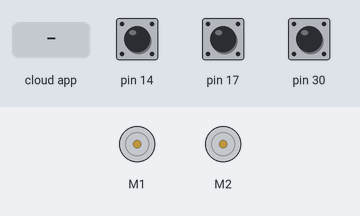
A sketch run on a simulated Arduino Leonardo, built with avr-gcc and run on an emulated ATmega32U4. Parts: 2 × DC motor (green arrow = forward, orange = backward, longer = faster). The test bench sets the inputs (shaded band); at power-on: pin 17 HIGH, pin 14 HIGH, pin 30 HIGH. The ROS host is connected and sends only what is stated.

Above: at 1.2 s.
1.3 s: pin 17 pulled LOW for 0.15 s
4.3 s: the phone or cloud app sets linear.x to -100
At 4.8 s:
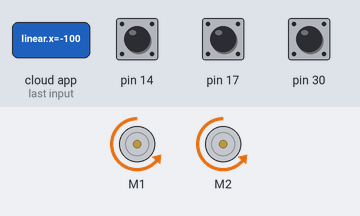
5.8 s: pin 14 pulled LOW for 0.15 s
At 6.02 s:
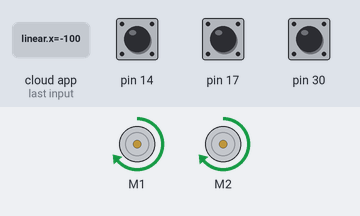
8.8 s: pin 30 pulled LOW for 0.15 s
11.8 s: pin 14 pulled LOW for 1 s
14.8 s: pin 17 pulled LOW for 0.15 s
Timing chart, 0 to 18.8 s (numbered marks = the images above; inputs shaded):
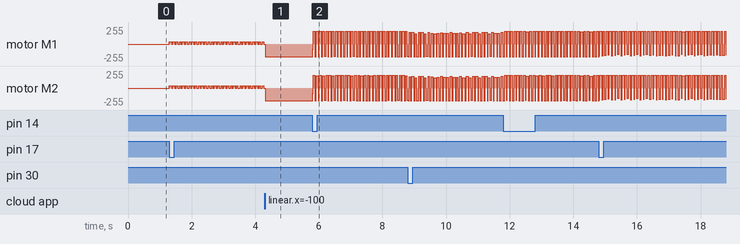

The sketch:

romi32u4_ros.ino
```cpp
#define USE_USBCON

#include <PID_v1.h>
#include <Romi32U4.h>
#include <ros.h>
#include <geometry_msgs/Twist.h>

#define ENC_COUNTS_PER_REV 1437.09
#define WHEEL_DIAMETER_M 0.07
#define WHEEL_CIRCUMFERENCE_M WHEEL_DIAMETER_M * PI
#define WHEEL_TO_WHEEL_DISTANCE_M 0.149

#define MAX_WHEEL_VELOCITY 0.75
#define MAX_ANGULAR_VELOCITY 10.0

// PID Constants
const double kP = 1.5;
const double kI = 0.0;
const double kD = 0.0;

Romi32U4Motors motors;
Romi32U4Encoders encoders;
Romi32U4ButtonA buttonA;
Romi32U4ButtonB buttonB;
Romi32U4ButtonC buttonC;

ros::NodeHandle nh;

long lastReadingTime;

double targetVelocity = 0.0;

// PID
double leftSetpoint = 0.0;
double rightSetpoint = 0.0;
double leftInput = 0.0;
double rightInput = 0.0;
double leftOutput = 0.0;
double rightOutput = 0.0;

PID leftPid(&leftInput, &leftOutput, &leftSetpoint, kP, kI, kD, DIRECT);
PID rightPid(&rightInput, &rightOutput, &rightSetpoint, kP, kI, kD, DIRECT);

bool scaleOutput = false;

void cmdvelCb(const geometry_msgs::Twist& cmdvelMsg) {
    double linear = cmdvelMsg.linear.x;
    double angular = cmdvelMsg.angular.z;

    linear = constrain(linear, -MAX_WHEEL_VELOCITY, MAX_WHEEL_VELOCITY);
    angular = constrain(angular, -MAX_ANGULAR_VELOCITY, MAX_ANGULAR_VELOCITY);

    double leftVel = linear - (angular * WHEEL_TO_WHEEL_DISTANCE_M / 2.0);
    double rightVel = linear + (angular * WHEEL_TO_WHEEL_DISTANCE_M / 2.0);

    if (max(abs(leftVel), abs(rightVel)) > MAX_WHEEL_VELOCITY) {
        double factor = MAX_WHEEL_VELOCITY / max(abs(leftVel), abs(rightVel));
        leftVel *= factor;
        rightVel *= factor;
    }

    leftSetpoint = constrain(leftVel, -MAX_WHEEL_VELOCITY, MAX_WHEEL_VELOCITY);
    rightSetpoint = constrain(rightVel, -MAX_WHEEL_VELOCITY, MAX_WHEEL_VELOCITY);
}

ros::Subscriber<geometry_msgs::Twist> cmdvelSub("cmd_vel", &cmdvelCb);

double encCountToDistance(int encCount) {
    return (encCount / ENC_COUNTS_PER_REV) * WHEEL_CIRCUMFERENCE_M;
}

double distToVelocity(double distanceM, long timeDeltaMs) {
    double timeDeltaSec = timeDeltaMs / 1000.0;
    return distanceM / timeDeltaSec;
}

void setup()
{
    nh.initNode();

    nh.subscribe(cmdvelSub);
    lastReadingTime = millis();

    leftPid.SetOutputLimits(-MAX_WHEEL_VELOCITY, MAX_WHEEL_VELOCITY);
    rightPid.SetOutputLimits(-MAX_WHEEL_VELOCITY, MAX_WHEEL_VELOCITY);
    leftPid.SetSampleTime(50);
    rightPid.SetSampleTime(50);

    leftPid.SetMode(AUTOMATIC);
    rightPid.SetMode(AUTOMATIC);
}

void loop()
{
    if (buttonA.getSingleDebouncedPress()) {
        targetVelocity = 0.0;
        leftSetpoint = rightSetpoint = targetVelocity;
    }
    else if (buttonB.getSingleDebouncedPress()) {
        targetVelocity -= 0.05;
        if (targetVelocity < -MAX_WHEEL_VELOCITY) {
            targetVelocity = -MAX_WHEEL_VELOCITY;
        }

        leftSetpoint = rightSetpoint = targetVelocity;
    }
    else if (buttonC.getSingleDebouncedPress()) {
        targetVelocity += 0.05;
        if (targetVelocity > MAX_WHEEL_VELOCITY) {
            targetVelocity = MAX_WHEEL_VELOCITY;
        }

        leftSetpoint = rightSetpoint = targetVelocity;
    }

    long currentTime = millis();
    long readTimeDiff = currentTime - lastReadingTime;

    if (readTimeDiff > 20) {
        lastReadingTime = currentTime;
        int16_t leftReading = encoders.getCountsAndResetLeft();
        int16_t rightReading = encoders.getCountsAndResetRight();

        leftInput = distToVelocity(encCountToDistance(leftReading), readTimeDiff);
        rightInput = distToVelocity(encCountToDistance(rightReading), readTimeDiff);

        double leftErr = abs(leftSetpoint - leftInput);
        double rightErr = abs(rightSetpoint - rightInput);

        int leftMotorOutput = ((leftSetpoint + leftOutput) / MAX_WHEEL_VELOCITY) * 300;
        if (leftMotorOutput > 300) leftMotorOutput = 300;
        if (leftMotorOutput < -300) leftMotorOutput = -300;

        int rightMotorOutput = ((rightSetpoint + rightOutput) / MAX_WHEEL_VELOCITY) * 300;
        if (rightMotorOutput > 300) rightMotorOutput = 300;
        if (rightMotorOutput < -300) rightMotorOutput = -300;

        motors.setSpeeds(leftMotorOutput, rightMotorOutput);
    }

    leftPid.Compute();
    rightPid.Compute();

    nh.spinOnce();
}
```

Measured:
- after the input at 5.8 s, motor M1, motor M2: ramps from backward 191/255 to forward 191/255 and jumps back, once every 0.11 s
